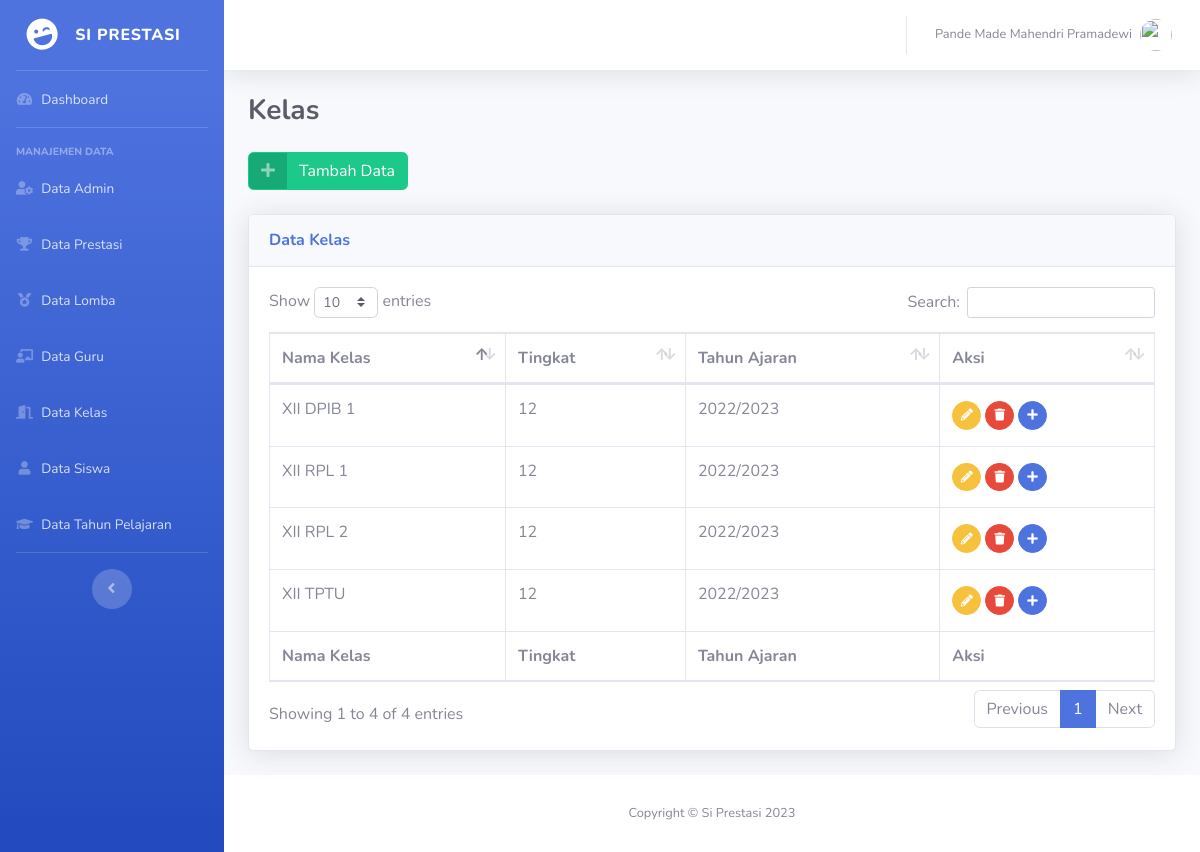
Page /admin/kelas/index.php (signed in) on the earlier database version.
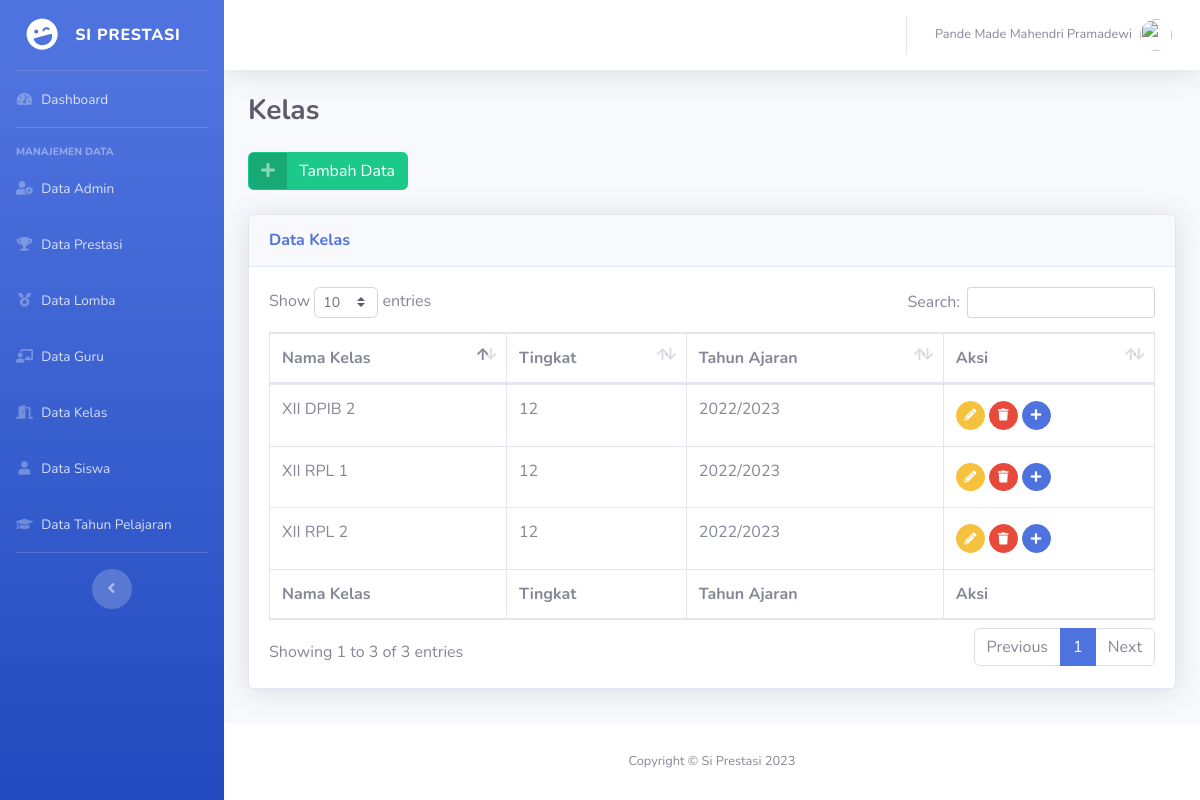
Same page on the later database version.
### tables this page shows
CREATE TABLE `tb_kelas` (
  `kid` int NOT NULL,
  `knama` varchar(10) NOT NULL,
  `ktingkat` enum('10','11','12') NOT NULL,
  `tid` int NOT NULL
);

CREATE TABLE `tb_tapel` (
  `tid` int NOT NULL,
  `ttapel` varchar(9) NOT NULL
);

### functions.php (called while the page is built, shortened)
<?php
$conn = mysqli_connect(DB_HOST, DB_USER, DB_PASS, DB_NAME);
function query($query)
{
	global $conn;
	$result = mysqli_query($conn, $query);
	$rows = [];
	while ($row = mysqli_fetch_assoc($result)) {
		$rows[] = $row;
	}
	return $rows;
}

### admin/kelas/index.php (the view, shortened to what this page needs)
<?php
include '../../functions.php';
$data = query('SELECT * FROM tb_kelas INNER JOIN tb_tapel ON tb_kelas.tid = tb_tapel.tid');
?>
<!DOCTYPE html>
<html lang="en">
<head>
    <link href="../../vendor/fontawesome-free/css/all.min.css" rel="stylesheet" type="text/css">
    <link href="../../css/sb-admin-2.min.css" rel="stylesheet">
    <link href="../../vendor/datatables/dataTables.bootstrap4.min.css" rel="stylesheet">
</head>
<body id="page-top">
    <div id="wrapper">
        <?php require_once "../partial/sidebar.php" ?>
        <div id="content-wrapper" class="d-flex flex-column">
            <div id="content">
                <?php require_once "../partial/topbar.php" ?>
                <div class="container-fluid">
                    <div class="d-sm-flex align-items-center justify-content-between mb-4">
                        <h1 class="h3 mb-0 text-gray-800 font-weight-bold">Kelas</h1>
                    </div>
                    <a href="<?= BASE_URL ?>/admin/kelas/create.php" class="btn btn-success btn-icon-split mb-4">
                        <span class="icon text-white-50">
                            <i class="fas fa-plus"></i>
                        </span>
                        <span class="text">Tambah Data</span>
                    </a>
                    <div class="card shadow mb-4">
                        <div class="card-header py-3">
                            <h6 class="m-0 font-weight-bold text-primary">Data Kelas</h6>
                        </div>
                        <div class="card-body">
                            <div class="table-responsive">
                                <table class="table table-bordered" id="dataTable" width="100%" cellspacing="0">
                                    <thead>
                                        <tr>
                                            <th>Nama Kelas</th>
                                            <th>Tingkat</th>
                                            <th>Tahun Ajaran</th>
                                            <th>Aksi</th>
                                        </tr>
                                    </thead>
                                    <tfoot>
                                        <tr>
                                            <th>Nama Kelas</th>
                                            <th>Tingkat</th>
                                            <th>Tahun Ajaran</th>
                                            <th>Aksi</th>
                                        </tr>
                                    </tfoot>
                                    <tbody>
                                        <?php foreach ($data as $d) : ?>
                                            <tr>
                                                <td><?= $d['knama'] ?></td>
                                                <td><?= $d['ktingkat'] ?></td>
                                                <td><?= $d['ttapel'] ?></td>
                                                <td>
                                                    <a href="<?= BASE_URL ?>/admin/kelas/edit.php?kid=<?= $d['kid'] ?>" class=" btn btn-warning btn-circle btn-sm my-1">
                                                        <i class="fas fa-pencil-alt"></i>
                                                    </a>
                                                    <a onclick="return confirm('Yakin ingin menghapus?')" href="<?= BASE_URL ?>/admin/kelas/delete.php?kid=<?= $d['kid'] ?>" class=" btn btn-danger btn-circle btn-sm my-1">
                                                        <i class="fas fa-trash"></i>
                                                    </a>
                                                    <a href="<?= BASE_URL ?>/admin/kelas/tambah-peserta-kelas.php?kid=<?= $d['kid'] ?>" class=" btn btn-primary btn-circle btn-sm my-1">
                                                        <i class="fas fa-plus"></i>
                                                    </a>
                                                </td>
                                            </tr>
                                        <?php endforeach; ?>
                                    </tbody>
                                </table>
                            </div>
                        </div>
                    </div>
                </div>
            </div>
            <?php require_once "../partial/footer.php" ?>
        </div>
    </div>
</body>
</html>

Differences in the rows shown:
removed tb_kelas: knama "XII TPTU", ktingkat "12", tid.ttapel "2022/2023"
changed tb_kelas: knama "XII DPIB 1" → "XII DPIB 2"
Other differences:
text written by a page script: "Show entries Search: Showing 1 to 4 of 4 entries Previous 1 Next" → "Show entries Search: Showing 1 to 3 of 3 entries Previous 1 Next"
